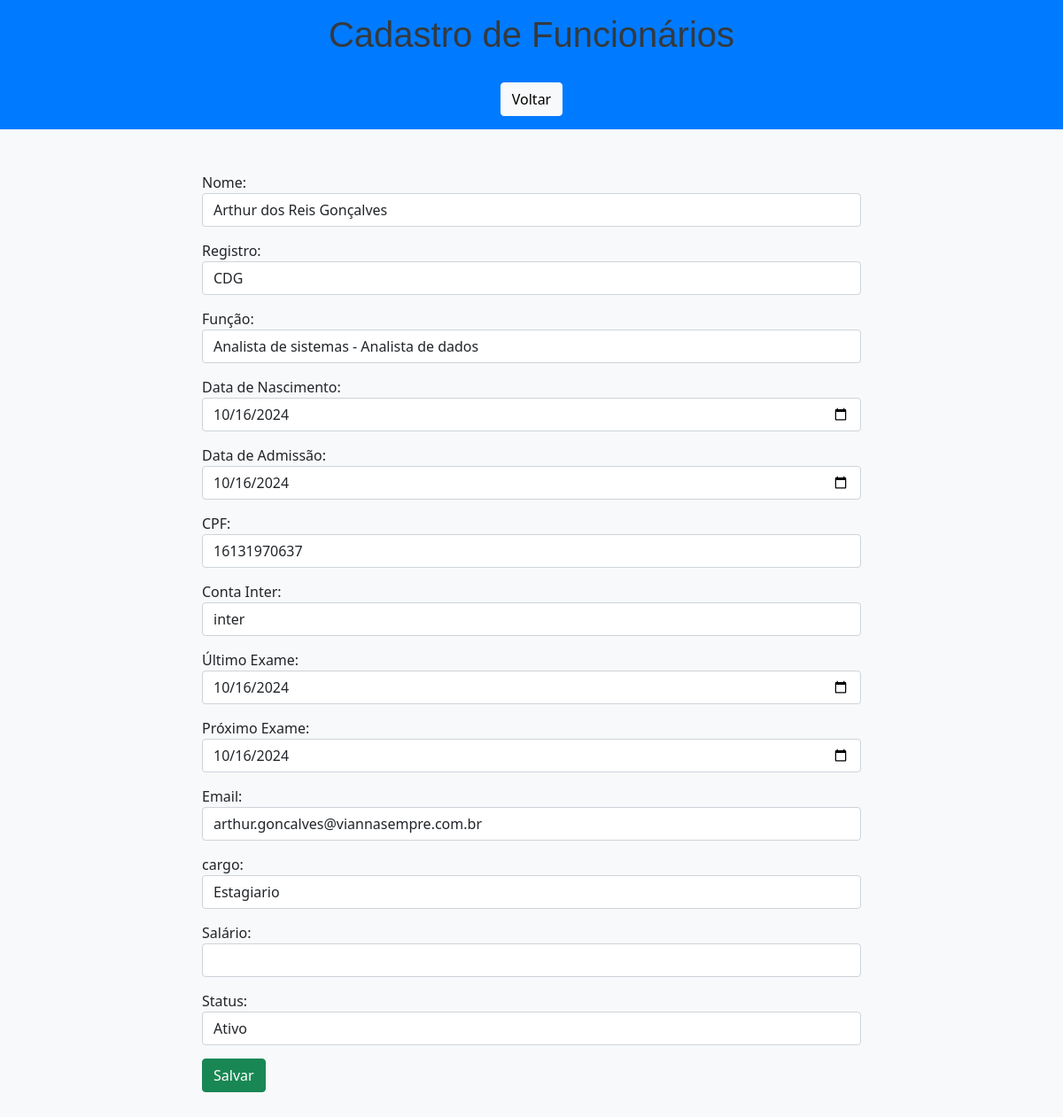
Page /edit/1/ on the committed database.
### app/models.py (models this page shows, shortened)
class Funcionarios(models.Model):
    cpf_validator = RegexValidator(
        r'^\d{11}$',
        'O CPF deve ter 11 dígitos numéricos.'
    )
    def validate_date_format(value):
        """Valida se o campo segue o formato de data 'YYYY-MM-DD'."""
        if not re.match(r'\d{4}-\d{2}-\d{2}', value):
            raise ValidationError('A data deve estar no formato YYYY-MM-DD.')
    nome = models.CharField(max_length=150, verbose_name='Nome')
    registro = models.CharField(max_length=50, verbose_name='Registro')
    funcao = models.CharField(max_length=100, verbose_name='Função')
    data_nascimento = models.CharField(
        max_length=100,
        verbose_name='Data de Nascimento',
        validators=[validate_date_format]
    )
    data_admissao = models.CharField(
        max_length=100,
        verbose_name='Data de Admissão',
        validators=[validate_date_format]
    )
    cpf = models.CharField(max_length=11, validators=[cpf_validator], unique=True, verbose_name='CPF')
    conta_inter = models.CharField(max_length=20, verbose_name='Conta Inter')
    ultimo_exame = models.CharField(
        max_length=100,
        null=True,
        blank=True,
        verbose_name='Último Exame',
        validators=[validate_date_format]
    )
    proximo_exame = models.CharField(
        max_length=100,
        null=True,
        blank=True,
        verbose_name='Próximo Exame',
        validators=[validate_date_format]
    )
    email = models.EmailField(max_length=100, validators=[EmailValidator()], unique=True, verbose_name='Email')
    salario = models.DecimalField(max_digits=10, decimal_places=2, verbose_name='Salário')
    status = models.CharField(max_length=50, verbose_name='Status')
    cargo = models.CharField(max_length=50, verbose_name='Status')

### app/views.py (the view)
# urls.py: path('edit/<int:pk>/', edit, name='edit'),
def edit(request, pk):
    funcionario = get_object_or_404(Funcionarios, pk=pk)
    form = FuncionariosForm(instance=funcionario)
    return render(request, 'Funcionarios/form.html', {'form': form, 'db': funcionario})

### app/forms.py
class FuncionariosForm(ModelForm):
    class Meta:
        model = Funcionarios
        fields = [
            'nome',
            'registro',
            'funcao',
            'data_nascimento',
            'data_admissao',
            'cpf',
            'conta_inter',
            'ultimo_exame',
            'proximo_exame',
            'email',
            'salario',
            'status',
            'cargo'
        ]
        widgets = {
            'data_nascimento': forms.TextInput(attrs={'placeholder': 'dd/mm/yyyy', 'class': 'date-input'}),
            'data_admissao': forms.TextInput(attrs={'placeholder': 'dd/mm/yyyy', 'class': 'date-input'}),
            'ultimo_exame': forms.TextInput(attrs={'placeholder': 'dd/mm/yyyy', 'class': 'date-input'}),
            'proximo_exame': forms.TextInput(attrs={'placeholder': 'dd/mm/yyyy', 'class': 'date-input'}),
            'email': forms.EmailInput(attrs={'placeholder': 'email@exemplo.com'}),
        }

### app/templates/Funcionarios/form.html (shortened to what this page needs)
<!DOCTYPE html>
<html lang="pt-br">
<head>
    <link href="https://cdn.jsdelivr.net/npm/bootstrap@5.0.2/dist/css/bootstrap.min.css" rel="stylesheet">
</head>
<body>
    <header class="header text-center">
        <h1>Cadastro de Funcionários</h1>
        <a href="/indexFuncionarios" class="btn btn-light">Voltar</a>
    </header>
    <div class="container mt-5">
        <div class="col-8 m-auto">
            <form name="form" id="form" action="{% if db %}{% url 'update' db.id %}{% else %}{% url 'create' %}{% endif %}" method="post">
                <div class="form-group">
                    <label for="nome">Nome:</label>
                    <input type="text" id="nome" name="nome" class="form-control" value="{{ form.nome.value|default_if_none:'' }}">
                </div>
                <div class="form-group">
                    <label for="registro">Registro:</label>
                    <input type="text" id="registro" name="registro" class="form-control" value="{{ form.registro.value|default_if_none:'' }}">
                </div>
                <div class="form-group">
                    <label for="funcao">Função:</label>
                    <input type="text" id="funcao" name="funcao" class="form-control" value="{{ form.funcao.value|default_if_none:'' }}">
                </div>
                <div class="form-group">
                    <label for="data_nascimento">Data de Nascimento:</label>
                    <input type="date" id="data_nascimento" name="data_nascimento" class="form-control" value="{{ form.data_nascimento.value|default_if_none:'' }}">
                </div>
                <div class="form-group">
                    <label for="data_admissao">Data de Admissão:</label>
                    <input type="date" id="data_admissao" name="data_admissao" class="form-control" value="{{ form.data_admissao.value|default_if_none:'' }}">
                </div>
                <div class="form-group">
                    <label for="cpf">CPF:</label>
                    <input type="text" id="cpf" name="cpf" class="form-control" value="{{ form.cpf.value|default_if_none:'' }}">
                </div>
                <div class="form-group">
                    <label for="conta_inter">Conta Inter:</label>
                    <input type="text" id="conta_inter" name="conta_inter" class="form-control" value="{{ form.conta_inter.value|default_if_none:'' }}">
                </div>
                <div class="form-group">
                    <label for="ultimo_exame">Último Exame:</label>
                    <input type="date" id="ultimo_exame" name="ultimo_exame" class="form-control" value="{{ form.ultimo_exame.value|default_if_none:'' }}">
                </div>
                <div class="form-group">
                    <label for="proximo_exame">Próximo Exame:</label>
                    <input type="date" id="proximo_exame" name="proximo_exame" class="form-control" value="{{ form.proximo_exame.value|default_if_none:'' }}">
                </div>
                <div class="form-group">
                    <label for="email">Email:</label>
                    <input type="email" id="email" name="email" class="form-control" value="{{ form.email.value|default_if_none:'' }}">
                </div>
                <div class="form-group">
                    <label for="cargo">cargo:</label>
                    <select id="cargo" name="cargo" class="form-control">
                        <option value="Estagiario" {% if form.cargo.value == "Estagiario" %}selected{% endif %}>Estagiario</option>
                    </select>
                </div>
                <div class="form-group">
                    <label for="salario">Salário:</label>
                    <input type="number" id="salario" name="salario" class="form-control" value="{{ form.salario.value|default_if_none:'' }}">
                </div>
                <div class="form-group">
                    <label for="status">Status:</label>
                    <select id="status" name="status" class="form-control">
                        <option value="Ativo" {% if form.status.value == "Ativo" %}selected{% endif %}>Ativo</option>
                    </select>
                </div>
                <input type="submit" class="btn btn-success" value="Salvar">
            </form>
        </div>
    </div>
</body>
</html>

### app/templates/Funcionarios/form.html (style rules this page uses)
body { background-color: #f8f9fa; padding-bottom: 60px; }
.header { background-color: #007bff; color: white; padding: 15px 0; }
h1 { color: #343a40; font-family: 'Arial', sans-serif; margin-bottom: 30px; }
.form-group { margin-bottom: 15px; }
.btn { transition: background-color 0.3s ease; }

### rows in the picture
Funcionarios: nome "Arthur dos Reis Gonçalves", registro "CDG", funcao "Analista de sistemas - Analista de dados", data_nascimento "10/16/2024", data_admissao "10/16/2024", cpf "16131970637", conta_inter "inter", ultimo_exame "10/16/2024", proximo_exame "10/16/2024", email "arthur.goncalves@viannasempre.com.br", cargo "Estagiario", status "Ativo"
